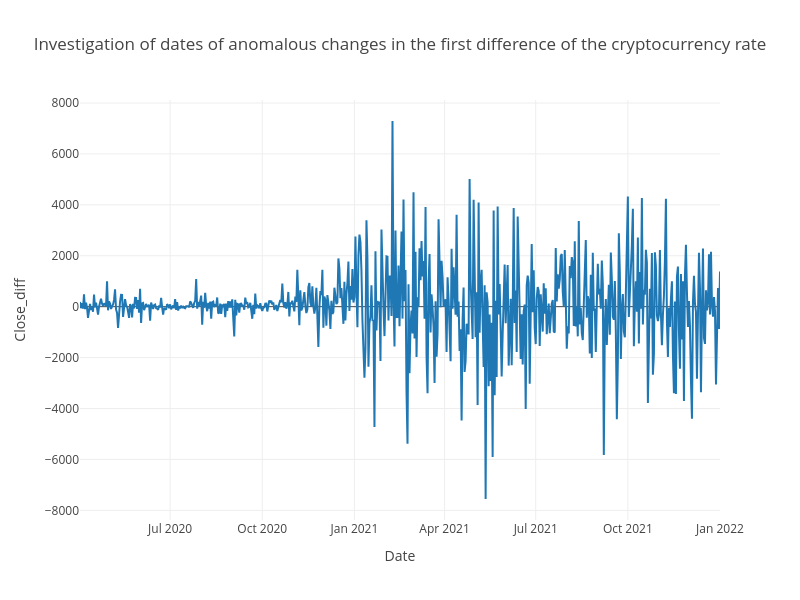

This figure's notebook cell:
### Markdown cell above
#### 4.3.2. Analysis of anomalies for the first data difference "Close_diff"<a class="anchor" id="4.3.2"></a>

[Back to Table of Contents](#0.1)

### Code cell
# Drawing plot with Plotly
if is_anomalies:
    fig = px.line(df, x="Date", y="Close_diff", 
                  title=f"Investigation of dates of anomalous changes in the first difference of the cryptocurrency rate", 
                  log_y=False,template='gridon',width=800, height=600)
    fig.show()

### Figure 1 — Plotly figure (JSON) as saved in the notebook; plotly's stock layout.template omitted (floating-point values rounded to 4 significant figures; data arrays with more than 128 entries replaced by an {"elided": "..."} marker saying what was removed)
{"data": [{"hovertemplate": "Date=%{x}<br>Close_diff=%{y}<extra></extra>", "legendgroup": "", "line": {"color": "#1F77B4", "dash": "solid"}, "marker": {"symbol": "circle"}, "mode": "lines", "name": "", "orientation": "v", "showlegend": false, "type": "scatter", "x": {"elided": "640 str values"}, "xaxis": "x", "y": {"elided": "640 float values"}, "yaxis": "y"}], "layout": {"height": 600, "legend": {"tracegroupgap": 0}, "title": {"text": "Investigation of dates of anomalous changes in the first difference of the cryptocurrency rate"}, "width": 800, "xaxis": {"anchor": "y", "domain": [0.0, 1.0], "title": {"text": "Date"}}, "yaxis": {"anchor": "x", "domain": [0.0, 1.0], "title": {"text": "Close_diff"}}}}
